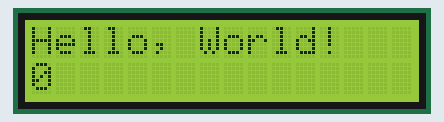
A sketch run on a simulated Arduino Uno, built with avr-gcc and run on an emulated ATmega328P. On the bench: 16×2 character LCD.

Above: at 0.1 s.
At 4.1 s:
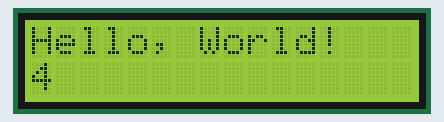
At 9.1 s:
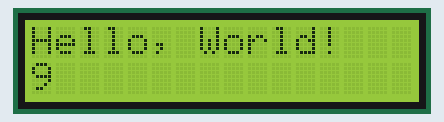
At 19.1 s:
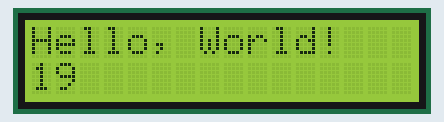
At 29.1 s:
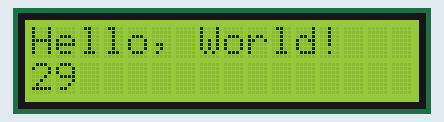
At 39.1 s:
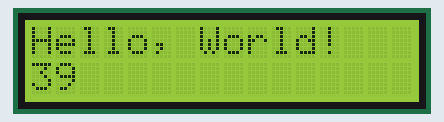

Measured:
- what the display in image 1 shows lasts 1.0 s, from 4.0 s to 5.0 s

The sketch:

Tourelle_Automatique.ino
```cpp
// Librairies:
#include <LiquidCrystal.h>

// Configuration des ports


// Déclaration de variables


// initialize the library with the numbers of the interface pins
LiquidCrystal lcd1(7, 8, 9, 10, 11, 12);

void setup() {
  // put your setup code here, to run once:

  // set up the LCD's number of columns and rows:
  lcd1.begin(16, 2);
  // Print a message to the LCD.
  lcd1.print("Hello, World!");

}

void loop() {
  // put your main code here, to run repeatedly:

    // set the cursor to column 0, line 1
  // (note: line 1 is the second row, since counting begins with 0):
  lcd1.setCursor(0, 1);
  // print the number of seconds since reset:
  lcd1.print(millis() / 1000);

}
```
